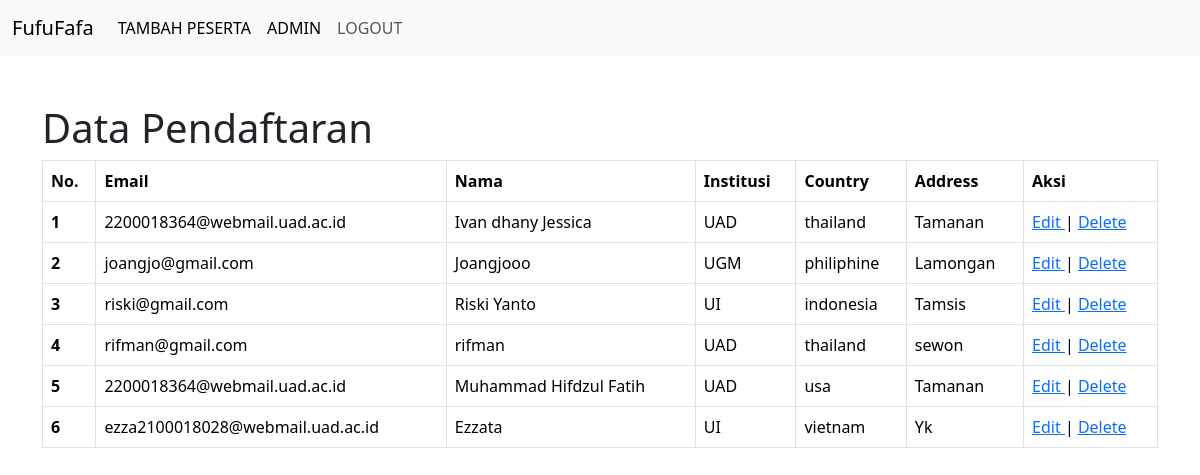
The app's page /admin.php with its own data.
### tables this page shows
CREATE TABLE `registration` (
  `id` int(11) NOT NULL,
  `email` varchar(255) NOT NULL,
  `name` varchar(255) NOT NULL,
  `institution` varchar(255) NOT NULL,
  `country` varchar(100) NOT NULL,
  `address` text NOT NULL,
  `is_deleted` tinyint(1) DEFAULT 0
);

### admin.php (the view, shortened to what this page needs)
<?php
$servername = "localhost";
$username = "root";
$password = "";
$dbname = "seminar";
$conn = new mysqli($servername, $username, $password, $dbname);
$result = $conn->query("SELECT * FROM registration WHERE is_deleted = 0");
echo "<!doctype html>
<html lang='en'>
<head>
    <meta charset='utf-8'>
    <meta name='viewport' content='width=device-width, initial-scale=1'>
    <title>WEB SEMINAR</title>
    <link href='https://cdn.jsdelivr.net/npm/bootstrap@5.3.3/dist/css/bootstrap.min.css' rel='stylesheet'>
    <style>
        * {
            box-sizing: border-box;
            margin: 0;
            padding: 0;
        }
        body {
            background-image: url('gray.jpg');
            background-size: cover; /* Menyesuaikan ukuran gambar */
            background-position: center; /* Memusatkan gambar */
        }
        form {
            box-shadow: 2px 3px 50px #000000;
        }
    </style>
</head>
<body>
    <nav class='navbar navbar-expand-lg bg-body-tertiary'>
        <div class='container-fluid'>
            <a class='navbar-brand' href='#'>FufuFafa</a>
            <button class='navbar-toggler' type='button' data-bs-toggle='collapse' data-bs-target='#navbarNav' aria-controls='navbarNav' aria-expanded='false' aria-label='Toggle navigation'>
                <span class='navbar-toggler-icon'></span>
            </button>
            <div class='collapse navbar-collapse' id='navbarNav'>
                <ul class='navbar-nav'>
                    <li class='nav-item'>
                        <a class='nav-link active' aria-current='page' href='registrasi.php'>TAMBAH PESERTA</a>
                    </li>
                    <li class='nav-item'>
                        <a class='nav-link active' aria-current='page' href='admin.php'>ADMIN</a>
                    </li>
                    <li class='nav-item'>
                        <a class='nav-link' href='logout.php'>LOGOUT</a>
                    </li>
                </ul>
            </div>
        </div>
    </nav>
    <div class='container mt-5'>
        <h1>Data Pendaftaran</h1>
        <table class='table table-bordered'>
            <thead>
                <tr>
                    <th scope='col'>No.</th>
                    <th scope='col'>Email</th>
                    <th scope='col'>Nama</th>
                    <th scope='col'>Institusi</th>
                    <th scope='col'>Country</th>
                    <th scope='col'>Address</th>
                    <th scope='col'>Aksi</th>
                </tr>
            </thead>
            <tbody>";
if ($result) {
    if ($result->num_rows > 0) {
        $count = 1;
        while ($row = $result->fetch_assoc()) {
            echo "<tr>
                    <th scope='row'>{$count}</th>
                    <td>{$row['email']}</td>
                    <td>{$row['name']}</td>
                    <td>{$row['institution']}</td>
                    <td>{$row['country']}</td>
                    <td>{$row['address']}</td>
                    <td>
                        <a href='update.php?id={$row['id']}'>Edit
                                                </a> |
                        <a href='delete.php?id={$row['id']}'>Delete</a>
                    </td>
                  </tr>";
                  $count++;
        }
    } else {
        echo "<tr><td colspan='7' class='text-center'>Tidak ada data pendaftaran.</td></tr>";
    }
} else {
    echo "<tr><td colspan='7' class='text-center'>Error dalam mengambil data: " . $conn->error . "</td></tr>";
}
echo "      </tbody>
        </table>
    </div>
    <script src='https://cdn.jsdelivr.net/npm/bootstrap@5.3.3/dist/js/bootstrap.bundle.min.js'></script>
</body>
</html>";
?>

### admin.php (style rules this page uses)
* { box-sizing: border-box; margin: 0; padding: 0; }
body { background-image: url('gray.jpg'); background-size: cover; background-position: center; }

### records on screen
registration: email "2200018364@webmail.uad.ac.id", name "Ivan dhany Jessica", institution "UAD", country "thailand", address "Tamanan"
registration: email "joangjo@gmail.com", name "Joangjooo", institution "UGM", country "philiphine", address "Lamongan"
registration: email "riski@gmail.com", name "Riski Yanto", institution "UI", country "indonesia", address "Tamsis"
registration: email "rifman@gmail.com", name "rifman", institution "UAD", country "thailand", address "sewon"
registration: email "2200018364@webmail.uad.ac.id", name "Muhammad Hifdzul Fatih", institution "UAD", country "usa", address "Tamanan"
registration: email "ezza2100018028@webmail.uad.ac.id", name "Ezzata", institution "UI", country "vietnam", address "Yk"
